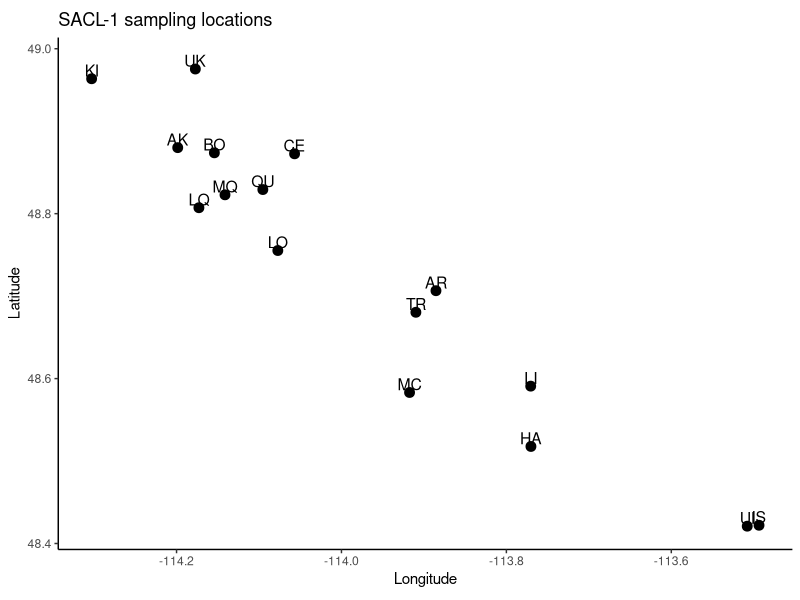
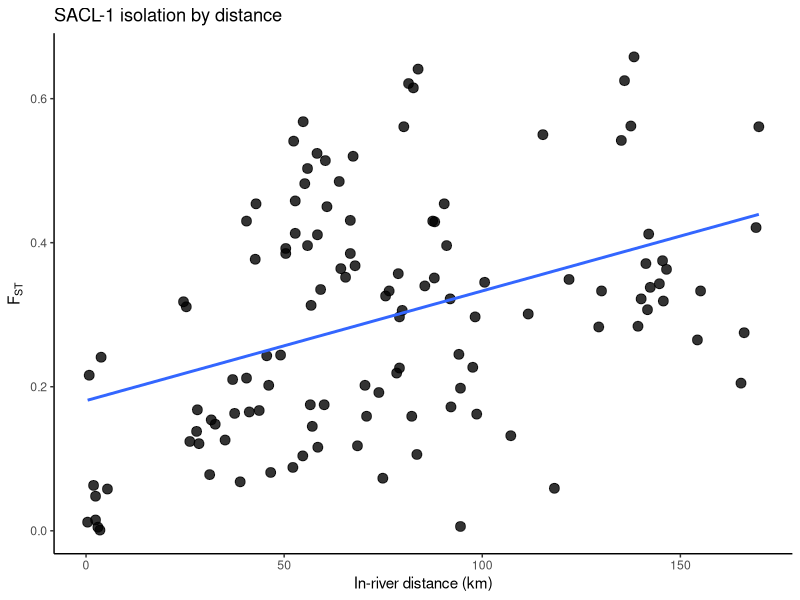

Write the R code that produced these figures, in order. (Note: this script raises an error after producing the figures.)
# -----------------------------
# SACL-1 bull trout
# site coordinates + FST matrix + IBD plot
# -----------------------------

library(ggplot2)
library(geosphere)

# ------------------------------
# paths
# ------------------------------
save_dir <- "/Users/johnmccall/Library/CloudStorage/OneDrive-TheOhioStateUniversity/Spring_2026/Landgen_DGS/DGS-Patterns-of-Fish-Diversity/DGS-Patterns-of-Fish-Diversity/Objective 2/Data/SACL-1/"

# -----------------------------
# 0) site coordinates
# -----------------------------
SACL_1_coords <- data.frame(
  site = c("UK","KI","AK","BO","CE","QU","MQ","LQ",
           "LO","AR","TR","MC","LI","HA","IS","UI"),
  lat = c(48.975420,48.963626,48.880076,48.873800,
          48.872593,48.829246,48.822867,48.807212,
          48.755303,48.706587,48.680406,48.583148,
          48.590829,48.517693,48.422121,48.421006),
  lon = c(-114.177208,-114.302978,-114.198573,-114.154136,
          -114.056863,-114.095342,-114.141250,-114.172885,
          -114.077180,-113.885388,-113.909754,-113.917419,
          -113.770487,-113.770215,-113.493614,-113.507906),
  stringsAsFactors = FALSE
)

# -----------------------------
# 1) map of sampling locations
# -----------------------------
ggplot(SACL_1_coords, aes(x = lon, y = lat)) +
  geom_point(size = 3) +
  geom_text(aes(label = site), nudge_y = 0.01, size = 4) +
  coord_fixed() +
  theme_classic() +
  labs(
    x = "Longitude",
    y = "Latitude",
    title = "SACL-1 sampling locations"
  )

# -----------------------------
# 2) geographic distance matrix
# straight-line distance in km
# -----------------------------
geo_dist_km <- geosphere::distm(
  as.matrix(SACL_1_coords[, c("lon", "lat")]),
  fun = geosphere::distHaversine
) / 1000

rownames(geo_dist_km) <- SACL_1_coords$site
colnames(geo_dist_km) <- SACL_1_coords$site

# -----------------------------
# 3) pairwise FST matrix
# -----------------------------
SACL_1_fst <- matrix(
  0,
  nrow = nrow(SACL_1_coords),
  ncol = nrow(SACL_1_coords),
  dimnames = list(SACL_1_coords$site, SACL_1_coords$site)
)

SACL_1_fst["KI", "UK"] <- 0.241

SACL_1_fst["AK", c("UK","KI")] <- c(0.385, 0.081)

SACL_1_fst["BO", c("UK","KI","AK")] <- c(0.377, 0.068, 0.138)

SACL_1_fst["CE", c("UK","KI","AK","BO")] <- c(0.485, 0.175, 0.244, 0.212)

SACL_1_fst["QU", c("UK","KI","AK","BO","CE")] <- c(0.450, 0.145, 0.202, 0.163, 0.005)

SACL_1_fst["MQ", c("UK","KI","AK","BO","CE","QU")] <- c(0.514, 0.175, 0.243, 0.210, 0.001, 0.012)

SACL_1_fst["LQ", c("UK","KI","AK","BO","CE","QU","MQ")] <- c(0.411, 0.104, 0.167, 0.126, 0.058, 0.048, 0.063)

SACL_1_fst["LO", c("UK","KI","AK","BO","CE","QU","MQ","LQ")] <- c(0.396, 0.088, 0.165, 0.148, 0.154, 0.121, 0.168, 0.124)

SACL_1_fst["AR", c("UK","KI","AK","BO","CE","QU","MQ","LQ","LO")] <- c(0.615, 0.357, 0.368, 0.335, 0.524, 0.482, 0.568, 0.413, 0.454)

SACL_1_fst["TR", c("UK","KI","AK","BO","CE","QU","MQ","LQ","LO","AR")] <- c(0.561, 0.333, 0.352, 0.313, 0.503, 0.458, 0.541, 0.392, 0.430, 0.015)

SACL_1_fst["MC", c("UK","KI","AK","BO","CE","QU","MQ","LQ","LO","AR","TR")] <- c(0.297, 0.006, 0.106, 0.073, 0.192, 0.159, 0.202, 0.118, 0.116, 0.385, 0.364)

SACL_1_fst["LI", c("UK","KI","AK","BO","CE","QU","MQ","LQ","LO","AR","TR","MC")] <- c(0.349, 0.059, 0.132, 0.162, 0.227, 0.198, 0.245, 0.172, 0.159, 0.454, 0.429, 0.078)

SACL_1_fst["HA", c("UK","KI","AK","BO","CE","QU","MQ","LQ","LO","AR","TR","MC","LI")] <- c(0.550, 0.301, 0.345, 0.322, 0.396, 0.351, 0.430, 0.340, 0.326, 0.641, 0.621, 0.318, 0.311)

SACL_1_fst["IS", c("UK","KI","AK","BO","CE","QU","MQ","LQ","LO","AR","TR","MC","LI","HA")] <- c(0.421, 0.205, 0.265, 0.319, 0.343, 0.307, 0.371, 0.284, 0.283, 0.562, 0.542, 0.219, 0.226, 0.431)

SACL_1_fst["UI", c("UK","KI","AK","BO","CE","QU","MQ","LQ","LO","AR","TR","MC","LI","HA","IS")] <- c(0.561, 0.275, 0.333, 0.363, 0.375, 0.338, 0.412, 0.322, 0.333, 0.658, 0.625, 0.297, 0.306, 0.520, 0.216)

SACL_1_fst[upper.tri(SACL_1_fst)] <- t(SACL_1_fst)[upper.tri(SACL_1_fst)]
diag(SACL_1_fst) <- 0
SACL_1_fst[SACL_1_fst < 0] <- 0

# -----------------------------
# river distance matrix (km)
# same population order as SACL_1_fst
# values entered row-wise from lower triangle
# -----------------------------

# helper function:
# takes a vector of lower-triangle values (row-wise order)
# and reconstructs a full symmetric matrix
fill_sym_from_lower <- function(pops, vals, diag_val = 0) {
  
  n <- length(pops)
  
  # sanity check:
  # number of values must equal n(n-1)/2 for a full lower triangle
  stopifnot(length(vals) == n * (n - 1) / 2)
  
  # initialize empty matrix
  mat <- matrix(0,
                nrow = n,
                ncol = n,
                dimnames = list(pops, pops))
  
  # index through the vector of values
  k <- 1
  
  # fill LOWER triangle row-wise:
  # row 2 gets 1 value, row 3 gets 2 values, etc.
  for (i in 2:n) {
    for (j in 1:(i - 1)) {
      
      mat[i, j] <- vals[k]   # lower triangle
      mat[j, i] <- vals[k]   # mirror to upper triangle
      
      k <- k + 1             # move to next value
    }
  }
  
  # set diagonal (distance of site to itself)
  diag(mat) <- diag_val
  
  return(mat)
}


# -----------------------------
# vector of river distances (km)
# -----------------------------
rivdist_vals <- c(
  
  # KI
  3.8,
  
  # AK
  50.4, 46.6,
  
  # BO
  42.7, 38.9, 27.9,
  
  # CE
  63.9, 60.1, 49.1, 40.5,
  
  # QU
  60.8, 57.1, 46.1, 37.5, 3.0,
  
  # MQ
  60.4, 56.6, 45.6, 37.0, 3.5, 0.4,
  
  # LQ
  58.4, 54.7, 43.7, 35.1, 5.4, 2.4, 1.9,
  
  # LO
  55.9, 52.2, 41.2, 32.6, 31.6, 28.5, 28.1, 26.2,
  
  # AR
  82.6, 78.8, 67.9, 59.2, 58.3, 55.2, 54.8, 52.8, 42.9,
  
  # TR
  80.2, 76.5, 65.5, 56.8, 55.9, 52.8, 52.4, 50.4, 40.5, 2.4,
  
  # MC
  98.2, 94.5, 83.5, 74.9, 73.9, 70.8, 70.4, 68.5, 58.5, 66.7, 64.3,
  
  # LI
  121.9,118.2,107.2, 98.6, 97.6, 94.5, 94.1, 92.1, 82.2, 90.4, 88.0, 31.2,
  
  # HA
  115.3,111.6,100.6, 91.9, 91.0, 87.9, 87.5, 85.5, 75.6, 83.8, 81.4, 24.6, 25.3,
  
  # IS
  169.1,165.3,154.3,145.7,144.7,141.7,141.3,139.3,129.4,137.5,135.1, 78.4, 79.1, 66.7,
  
  # UI
  169.8,166.1,155.1,146.5,145.5,142.4,142.0,140.1,130.1,138.3,135.9, 79.1, 79.8, 67.4, 0.8
)


# -----------------------------
# build symmetric river distance matrix
# -----------------------------
SACO_1_rivdists <- fill_sym_from_lower(
  pops = rownames(SACL_1_fst),  # CRITICAL: ensures identical ordering
  vals = rivdist_vals,
  diag_val = 0                  # distance to self = 0
)

# -----------------------------
# integrity checks (do not skip)
# -----------------------------

# same ordering as FST matrix
stopifnot(identical(rownames(SACO_1_rivdists), rownames(SACL_1_fst)))
stopifnot(identical(colnames(SACO_1_rivdists), colnames(SACL_1_fst)))

# symmetry check (distance matrix must be symmetric)
stopifnot(isTRUE(all.equal(SACO_1_rivdists, t(SACO_1_rivdists))))


# -----------------------------
# 4) pairwise dataframe for IBD plot
# use in-river distances
# -----------------------------
ibd_df <- data.frame(
  site1   = rownames(SACL_1_fst)[row(SACL_1_fst)[upper.tri(SACL_1_fst)]],
  site2   = colnames(SACL_1_fst)[col(SACL_1_fst)[upper.tri(SACL_1_fst)]],
  fst     = SACL_1_fst[upper.tri(SACL_1_fst)],
  dist_km = SACO_1_rivdists[upper.tri(SACO_1_rivdists)]
)

# -----------------------------
# 5) IBD plot
# -----------------------------
ggplot(ibd_df, aes(x = dist_km, y = fst)) +
  geom_point(size = 3, alpha = 0.8) +
  geom_smooth(method = "lm", se = FALSE) +
  theme_classic() +
  labs(
    x = "In-river distance (km)",
    y = expression(F[ST]),
    title = "SACL-1 isolation by distance"
  )

# -----------------------------
# 6) quick checks
# -----------------------------
stopifnot(identical(rownames(SACL_1_fst), SACL_1_coords$site))
stopifnot(identical(colnames(SACL_1_fst), SACL_1_coords$site))
stopifnot(isTRUE(all.equal(SACL_1_fst, t(SACL_1_fst))))

# -----------------------------
# 7) save RData
# -----------------------------
out_dir <- file.path(save_dir, "data")

if (!dir.exists(out_dir)) {
  dir.create(out_dir, recursive = TRUE)
}

save(
  SACL_1_fst,
  SACL_1_coords,
  file = file.path(out_dir, "SACL-1.RData")
)
